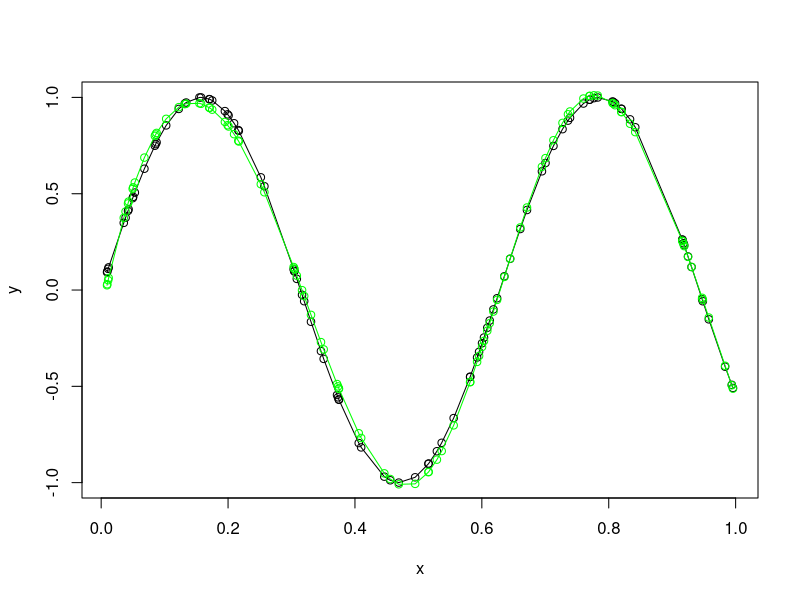
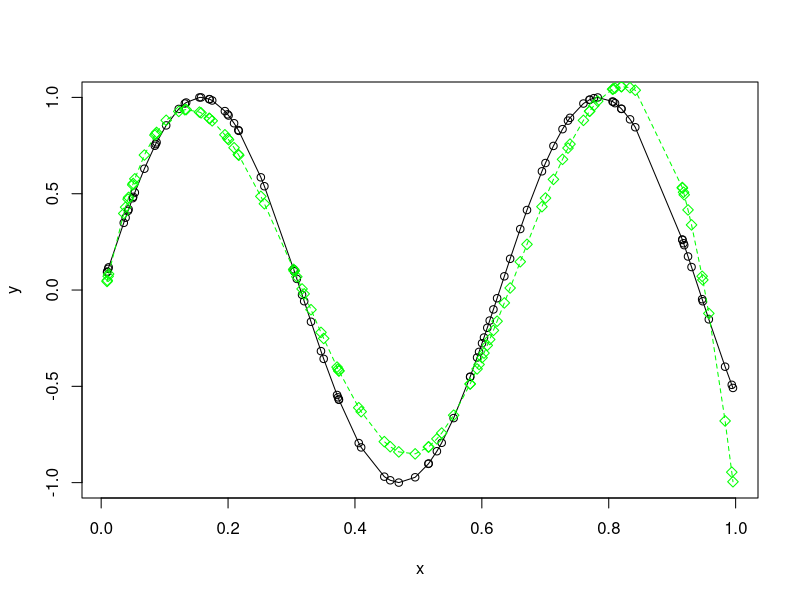
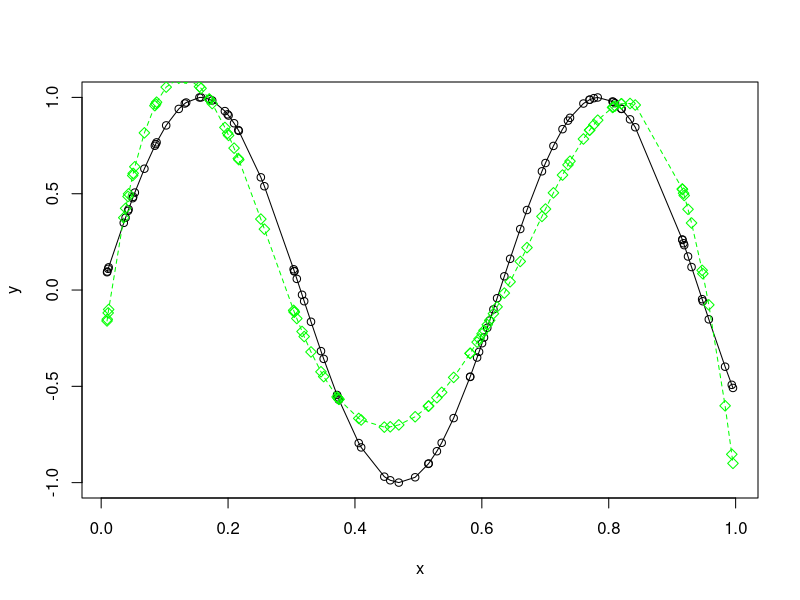
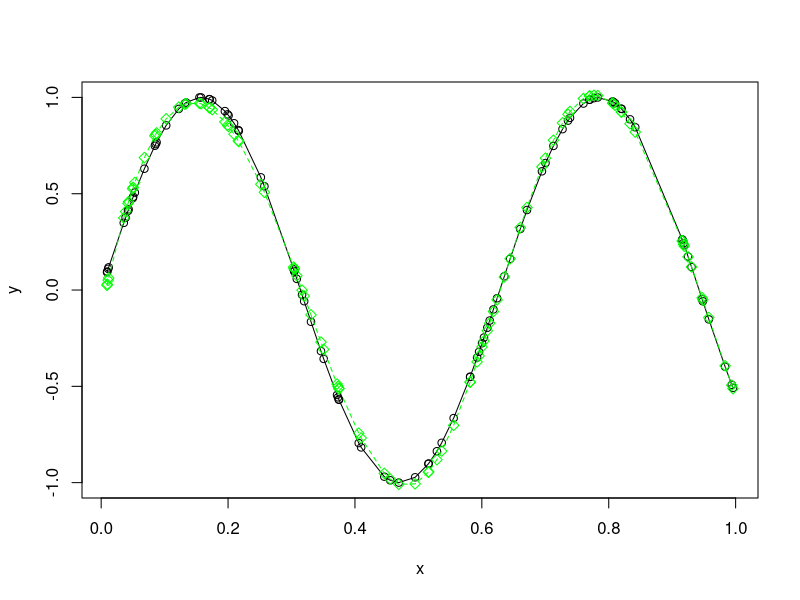
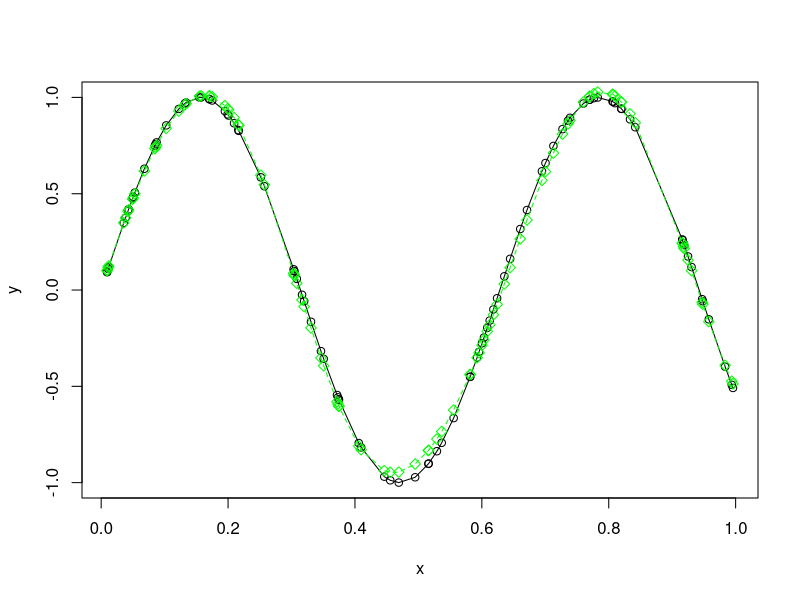
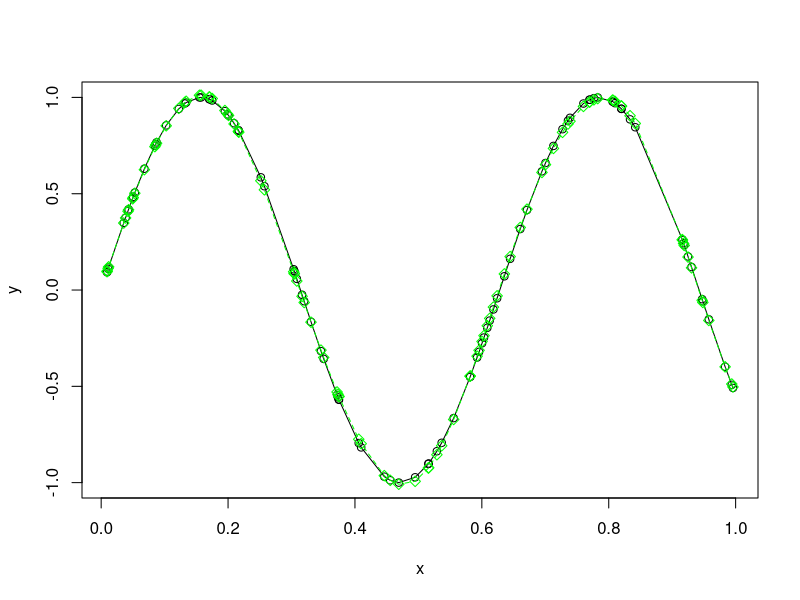
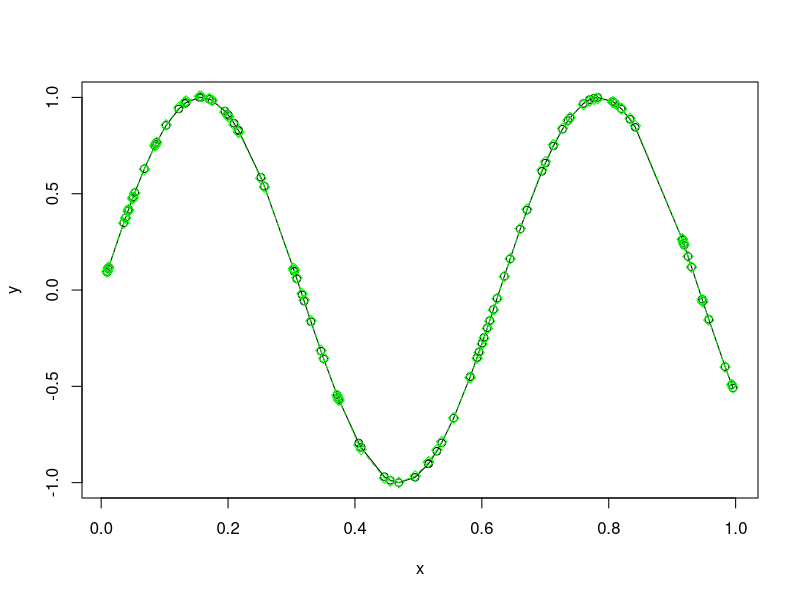
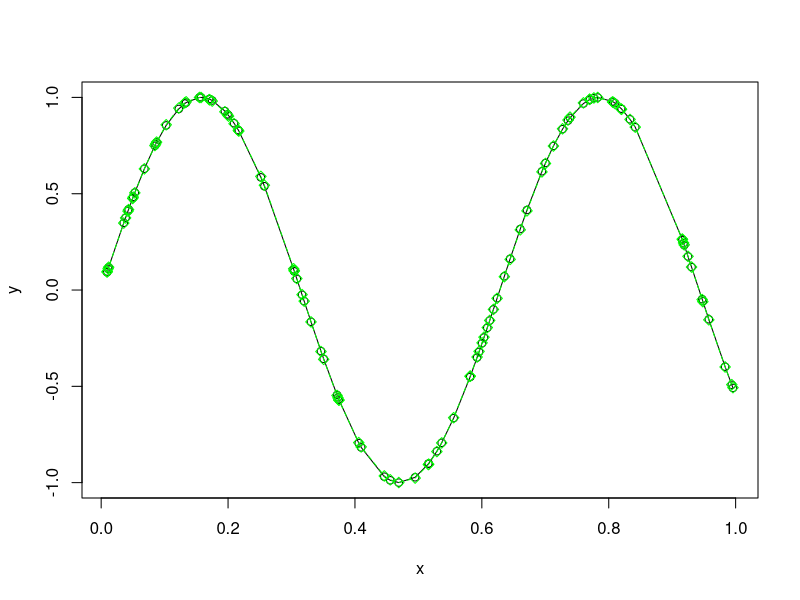

These charts were generated, in order, by the following R code:
## ---- chunk 1
# truncated power base function
# when added to model for a cubic polynomial this
# keeps f continuous for 1st and 2nd derivatives at each knot
# x is predictor
# z is knot

h <- function(x,z) {
   ifelse(x>z,(x-z)^3,0)
}
## ---- chunk 2
# 
# xs is vector of predictors
# h is a matrix of truncated power base functions

hs <- function(xs,z) {
    sapply(xs,h, z=z)
}
## ---- chunk 3
#
# xs is predictors
# zs is knots

splinebasis <- function(xs,zs) {
   mhs <- matrix(data=0,nrow=length(xs),ncol=length(zs))
   for(j in 1:length(zs)){
       mhs[,j] = sapply( xs, hs, zs[j])
   }
   m <- cbind(xs, xs^2, xs^3, mhs)
}
## ---- chunk 4
set.seed(2019)
x = runif(100)
y = sin(10*x)
## ---- chunk 5

knots=c(1/4,2/4,3/4)

out3 = lm(y~I(splinebasis(x,knots)))

print(out3)

yhat <- predict(out3)

reorder <- order(x)

plot(x,y)

lines(x[reorder],y[reorder])

points(x,yhat, col='green')
lines(x[reorder],yhat[reorder], col='green')
## ---- chunk 6
k1=c(1/2)
k2=c(1/3,2/3)
k3=c(1/4,2/4,3/4)
k4=c(1/5,2/5,3/5,4/5)
k5=c(1/6,2/6,3/6,4/6,5/6)
k6=c(1/7,2/7,3/7,4/7,5/7,6/7)
k7=c(1/8,2/8,3/8,4/8,5/8,6/8,7/8)
k8=c(1/9,2/9,3/9,4/9,5/9,6/9,7/9,8/9)
k9=c(1/10,2/10,3/10,4/10,5/10,6/10,7/10,8/10,9/10)

runner <- function (k) {
  m <- lm(y~I(splinebasis(x,k)))
  yhat <- predict(m)
  reorder <- order(x)
  plot(x,y)
  lines(x[reorder],y[reorder])
  points(x,yhat, col='green',pch=5)
  lines(x[reorder],yhat[reorder], col='green',lty=2)
}
## ---- chunk 7
o1 <- runner(k1)
## ---- chunk 8
o2 <- runner(k2)
## ---- chunk 9
o3 <- runner(k3)
## ---- chunk 10
o4 <- runner(k4)
## ---- chunk 11
o5 <- runner(k5)
## ---- chunk 12
o6 <- runner(k6)
## ---- chunk 13
o7 <- runner(k7)
## ---- chunk 14
o8 <- runner(k8)
## ---- chunk 15
o9 <- runner(k9)
